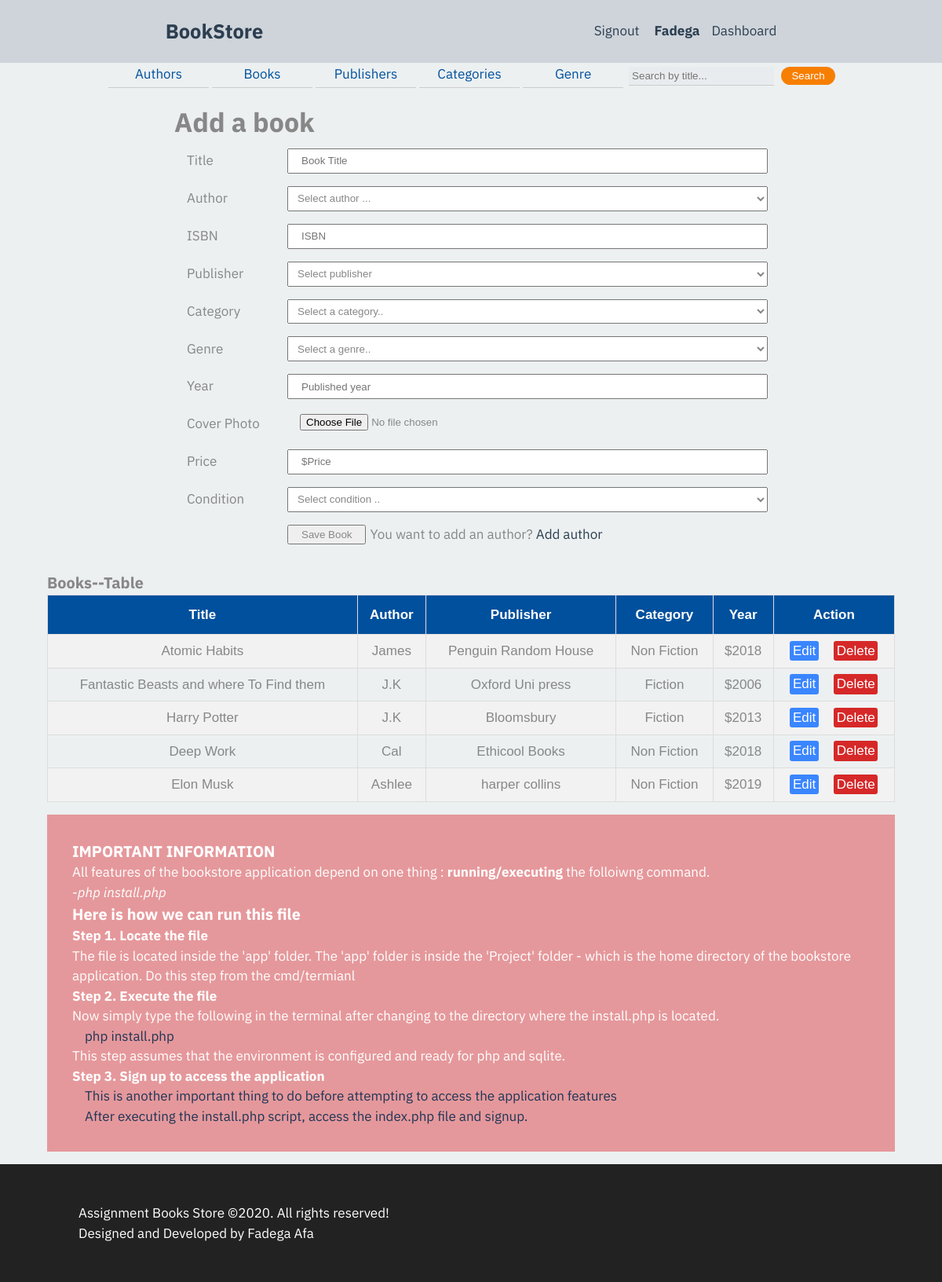
The app's page /templates/book.php (signed in) with its own data.
### tables this page shows
CREATE TABLE book (
      book_id INTEGER PRIMARY KEY AUTOINCREMENT NOT NULL,
      title TEXT NOT NULL,
      author_id INTEGER NOT NULL REFERENCES author(author_id) ON UPDATE CASCADE,
      ISBN TEXT NOT NULL,
      publisher_id INTEGER NOT NULL REFERENCES publisher(publisher_id),
      category_id INTEGET NOT NULL REFERENCES category(category_id),
			genre_id INTEGET NOT NULL REFERENCES genre(genre_id),
      year INTEGER NOT NULL,
      cover BLOB,
      price REAL,
      condition TEXT NOT NULL
    );

CREATE TABLE author(
			author_id INTEGER PRIMARY KEY AUTOINCREMENT NOT NULL,
			firstname TEXT NOT NULL,
			lastname TEXT NOT NULL,
      email TEXT NOT NULL UNIQUE
		);

CREATE TABLE publisher(
			publisher_id INTEGER PRIMARY KEY AUTOINCREMENT NOT NULL,
			pname TEXT NOT NULL,
			city TEXT,
			country TEXT NOT NULL
		);

CREATE TABLE category(
      category_id INTEGER PRIMARY KEY AUTOINCREMENT NOT NULL,
      cname TEXT  NOT NULL
    );

### templates/book.php (the view, shortened to what this page needs)
<?php
require '../app/header.php';
require '../app/dbh.php';
?>
<main>
  <?php
    if(isset($_SESSION['useremail'])||isset($_SESSION['userId'])){
         ?>
        <form name="my-form" action="../app/book.inc.php" method="post" enctype="multipart/form-data">
          <h1>Add a book </h1>
            <div class="form-box">
                <label for="title">Title</label>
                <input type="text" id="title" name="title" placeholder="Book Title" required >
            </div>
            <div class="form-box">
              <label for="author">Author</label>
                  <select name="author" id="author_id" required>
                    <option >Select author ...</option>
                  </select>
            </div>
            <div class="form-box">
                <label for="ISBN">ISBN</label>
                <input type="text" id="isbn" name="isbn" placeholder="ISBN" required>
            </div>
            <div class="form-box">
              <label for="publisher">Publisher</label>
                  <select name="publihser" id="publishers_id" required>
                        <option >Select publisher</option>
                  </select>
            </div>
            <div class="form-box">
              <label for="category">Category</label>
                  <select name="category" id="category_id" required >
                      <option value="">Select a category..</option>
                  </select>
            </div>
            <div class="form-box">
              <label for="genre">Genre</label>
                  <select name="genre" id="genre_id" required>
                      <option value="">Select a genre..</option>
                  </select>
            </div>
            <div class="form-box">
                <label for="year">Year</label>
                <input type="text" id="year_id" name="year" placeholder="Published year" required>
            </div>
            <div class="form-box">
                <label for="cover">Cover Photo</label>
                <input type="file" name="image">
            </div>
            <div class="form-box">
                <label for="price">Price</label>
              <input type="text" id="price" name="price" placeholder="$Price" required>
            </div>
            <div class="form-box">
              <label for="condition">Condition</label>
                  <select name="condition" id="condition">
                        <option>Select condition ..</option>
                  </select>
            </div>
            <div class="form-box">
                <button type="submit" id="btnSend" name="save">Save Book</button>
                <span class="span"> You want to add an author? <a href="../templates/author.php">Add author</a> </span>
            </div>
        </form>
        <br>
      <h3>Books--Table</h3>
      <table class="db-table">
        <tr>
            <th>Title </th>
            <th>Author </th>
            <th>Publisher </th>
            <th>Category </th>
            <th>Year</th>
            <th>Action</th>
        </tr>
      <?php
      $sql ='SELECT book_id,title ,year, price, firstname, pname, cname, gname
                      FROM book b, author a, publisher p, category c, genre g
                      WHERE b.author_id = a.author_id AND
                            b.publisher_id = p.publisher_id AND
                            b.category_id = c.category_id AND
                            b.genre_id = g.genre_id';
      $res = $conn->prepare($sql);
      $res->execute();
      while($row = $res->fetch(PDO::FETCH_ASSOC)){?>
          <td><?= $row['title'];?></td>
          <td><?=  $row['firstname'];?></td>
          <td><?=  $row['pname'];?></td>
          <td><?=  $row['cname'];?></td>
          <td><?= '$'.$row['year'];?></td>
          <td>
             <a class="edit" href="../templates/editbook.php?id=<?php echo $row['book_id'];?>">Edit</a>
             <a class="delete" href="../app/deletebook.php?id=<?php echo $row['book_id'];?>">Delete</a>
          </td>
      <?php  }?>
      </table>
    <?php }
    ?>
    </main>
<?php require '../app/footer.php';?>

### css/menu.css (style rules this page uses)
:root { --greyapple:#eee; --greenaple:#2ecc71; --drakmatter:#34495e; --darkermatter:#2c3e50; --darkergrey:#ced4da; }
* { margin: 0; padding:0; box-sizing: border-box; }
body { font-family: "IBM Plex Sans", Verdana, Tahoma, sans-serif; }
a { text-decoration: none; color:#00509d; color: #023047; color: #073b4c; color:red; }

### css/master.css (style rules this page uses)
* { box-sizing: border-box; padding:0; margin:0; }
html { box-sizing: border-box; font-size: 20px; line-height: 1.6; font-family: 'Source Sans Pro', sans-serif, Segoe UI, Roboto, Helvetica, Arial, sans-serif, 'Apple Color Emoji', 'Segoe UI Emoji', 'Segoe UI Symbol'; color: #878787; }
*, *::before, *:after { box-sizing: inherit; padding: 0; margin: 0; }
body { margin:0 auto; padding:0; font-size:17px; user-select: none; -webkit-user-select: none; -khtml-user-select: none; -moz-user-select: none; -ms-user-select: none; }
.db-table { font-family: "Trebuchet MS", Arial, Helvetica, sans-serif; border-collapse: collapse; width: 100%; }
.db-table td, .db-table th { border: 1px solid #ddd; padding: 8px; text-align: center; }
.db-table th { padding-top: 12px; padding-bottom: 12px; text-align: left; background-color:#00509d; color: white; text-align: center; }
.db-table .delete { color:red; background:#d62828; color:white; padding:0.2em 0.2em; border-radius: 3px; }
.db-table .edit { margin-right:15px; background:#3a86ff; color:#fff; padding:0.2em 0.2em; border-radius: 3px; }
main { margin: 1rem auto; width:90%; max-width: 1200px; }
main form { width:70%; margin:0 auto; }
input, label, button { padding: 0.2rem 1rem; color: inherit; }
.form-box { padding: 0.5rem 0; display: flex; flex-direction: column; }
.form-box label { display: none; }
.form-box input, .form-box select, .form-box textarea { flex-basis: 100%; }
.form-box select option { color: inherit; color: #878787; }
#condition, #category_id, #author_id, #publishers_id, #genre_id,#comment,#book_id { color: inherit; color: #878787; padding: 0.3em 0.6em; }
#btnSend { margin-right: 5px; }
.placeholder { margin-top:1rem; background:#e5989b; color:#fff; padding:2rem; }
@media all and (min-width: 500px) { .form-box label { display: block; } }
@media all and (min-width: 600px) { .form-box { flex-direction: row; } }
@media all and (min-width: 600px) { .form-box label { flex-basis: 9rem; flex-grow: 0; flex-shrink: 0; } }
@media all and (min-width: 600px) { .form-box input, .form-box select, .form-box textarea { flex-basis: 0; flex-grow: 1; flex-shrink: 1; } }
@media all and (min-width: 600px) { .form-box button { margin-left: 9rem; } }

### css/dashboard.css (style rules this page uses)
html { box-sizing: border-box; font-size: 16px; line-height: 1.5; }
:root { --greyapple:#ecf0f1; --brightorange:#ff9f1c; --lightgrey:#D3D3D3; --greenaple:#2ecc71; --drakmatter:#34495e; --darkermatter:#2c3e50; }
body { background-color: var(--greyapple); font-family: "IBM Plex Sans", Verdana, Tahoma, sans-serif; }
*, *::before, *:after { box-sizing: inherit; padding: 0; margin: 0; }
a { text-decoration: none; color:var(--darkermatter); }

### records on screen
book: title "Atomic Habits", author.firstname "James", publisher.pname "Penguin Random House", category.cname "Non Fiction", year "2018"
book: title "Fantastic Beasts and where To Find them", author.firstname "J.K", publisher.pname "Oxford Uni press", category.cname "Fiction", year "2006"
book: title "Harry Potter", author.firstname "J.K", publisher.pname "Bloomsbury", category.cname "Fiction", year "2013"
book: title "Deep Work", author.firstname "Cal", publisher.pname "Ethicool Books", category.cname "Non Fiction", year "2018"
book: title "Elon Musk", author.firstname "Ashlee", publisher.pname "harper collins", category.cname "Non Fiction", year "2019"

### other values on screen
$_SESSION['firstname'] "Fadega"
